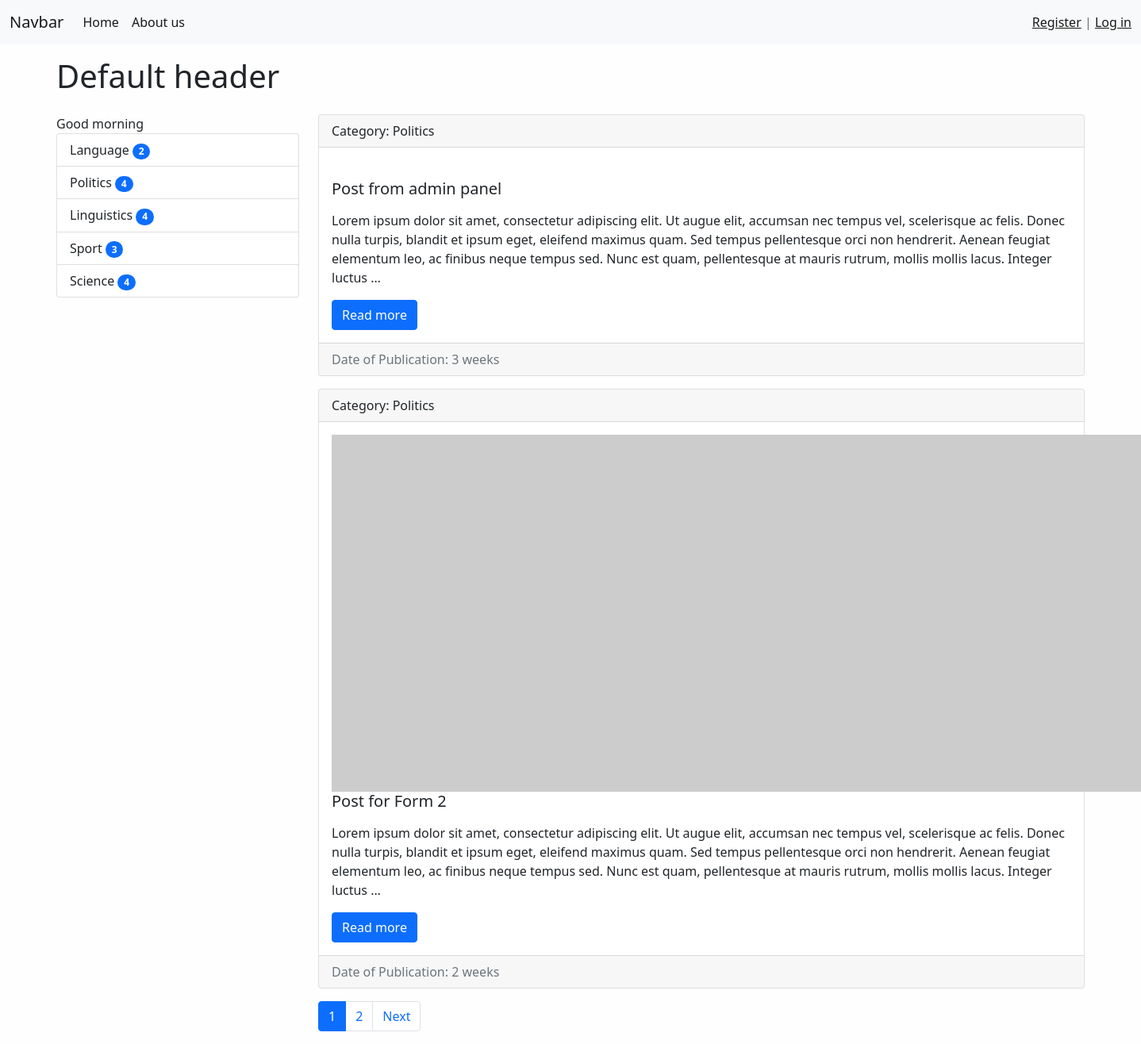
The app's page /category/2/ with its own data.
### article/models.py (models this page shows, shortened)
class Category(models.Model):
    objects = None
    title = models.CharField(max_length=150, db_index=True, verbose_name='Category')
    def get_absolute_url(self):
        return reverse('category', kwargs={"cat_id": self.pk})
    def __str__(self):
        return self.title
    class Meta:
        verbose_name = 'Category'
        verbose_name_plural = 'Categories'

class Article(models.Model):
    title = models.CharField(max_length=150, db_index=True, verbose_name='Title')
    content = models.TextField(blank=True, verbose_name='Post content')
    created_date = models.DateTimeField(auto_now_add=True, verbose_name='Date of publication')
    updated_date = models.DateTimeField(auto_now=True, verbose_name='Last update')
    photo = models.ImageField(upload_to="img/%Y/%m/", verbose_name='Image', blank=True)
    is_published = models.BooleanField(default=True, verbose_name='Posted')
    category = models.ForeignKey('Category', on_delete=models.PROTECT, verbose_name="Category")
    views = models.IntegerField(default=0)
    def get_absolute_url(self):
        return reverse('post', kwargs={"pk": self.pk})
    class Meta:
        verbose_name = 'article'
        verbose_name_plural = 'articles'
        ordering = ['created_date']

### article/views.py (the view)
# urls.py: path('category/<int:cat_id>/', ArticleByCat.as_view(), name='category'),
class ArticleByCat(MyMixin, ListView):
    model = Article
    template_name = 'article/category.html'
    context_object_name = 'post_k'
    allow_empty = False
    paginate_by = 2
    def get_context_data(self, *, object_list=None, **kwargs):
        context = super().get_context_data(**kwargs)
        context['title'] = self.get_upper(Category.objects.get(pk=self.kwargs['cat_id']))
        return context
    def get_queryset(self):
        return Article.objects.filter(category_id=self.kwargs['cat_id'], is_published=True).select_related('category')

### article/templatetags/article_tags.py (called while the page is built)
@register.simple_tag()
def get_categories():
    return Category.objects.all()

@register.inclusion_tag("article/list_categories.html")
def display_categories(arg1="Hello", arh2="There"):
    categories = Category.objects.annotate(cnt=Count('article', filter=F('article__is_published'))).filter(cnt__gt=0)
    return {"cats": categories, "arg1": arg1, "arh2": arh2}

### article/utils.py (called while the page is built)
	def get_upper(self, s):
		if isinstance(s, str):
			return s.upper()
		else:
			return s.title.upper()

### article/templates/article/category.html (shortened to what this page needs)
{% extends 'base.html' %}
{% block sidebar %}
    {% include 'inc/_sidebar.html' %}
{% endblock sidebar %}
{% block content%}
            {%for item in post_k%}
            <div class="card mb-3">
              <div class="card-header">
                  Category: {{ item.category}}
              </div>
              <div class="card-body">
                  <div class="media">
                      <div class="media-body">
                      {% if item.photo %}
                        <img src="{{ item.photo.url }}" alt="" width="450" class="mr-3">
                      {% else %}
                        <img src="https://picsum.photos/id/1084/450/300?grayscale" alt="" class="mr-3">
                      {% endif %}
                          <h5 class="card-title">{{item.title}}</h5>
                          <p class="card-text">{{item.content|safe|linebreaks|truncatewords:55}}</p>
                          <a href="{{ item.get_absolute_url}}" class="btn btn-primary">Read more</a>
                      </div>
                  </div>
              </div>
              <div class="card-footer text-muted">
                 Date of Publication: {{item.created_date |timesince}}
              </div>
            </div>
            {%endfor%}
{% endblock content%}

### article/templates/article/list_categories.html
<div class="list-group">
    {{ arg1 }}
        {% for cat in cats %}
        {% if cur_cat == cat.pk%}
            <a
                href="{{ cat.get_absolute_url }}" class="list-group-item list-group-item-action active" aria-current="true">{{cat.title}}
                <span class="badge bg-primary rounded-pill">{{cat.cnt}}</span>
            </a>
        {% else %}
            <a
                href="{{ cat.get_absolute_url }}" class="list-group-item list-group-item-action" aria-current="true">{{cat.title}}
                <span class="badge bg-primary rounded-pill">{{cat.cnt}}</span>
            </a>
        {%endif%}
        {%endfor%}
</div>

### land_of_lang/static/css/style.css (style rules this page uses)
body { background-color: #fefefe; }

### records on screen
Category: title "Language", cnt "2"
Category: title "Politics", cnt "4"
Category: title "Linguistics", cnt "4"
Category: title "Sport", cnt "3"
Category: title "Science", cnt "4"
Article: category "Politics", title "Post from admin panel", content "Lorem ipsum dolor sit amet, consectetur adipiscing elit. Ut augue elit, accumsan nec tempus vel, scelerisque ac felis. Donec nulla turpis, blandit et ipsum eget, eleifend maximus quam. Sed tempus pellentesque orci non hendrerit. Aenean feugiat elementum leo, ac finibus neque tempus sed. Nunc est quam, pellentesque at mauris rutrum, mollis mollis lacus. Integer luctus …", created_date "3 weeks"
Article: category "Politics", title "Post for Form 2", content "Lorem ipsum dolor sit amet, consectetur adipiscing elit. Ut augue elit, accumsan nec tempus vel, scelerisque ac felis. Donec nulla turpis, blandit et ipsum eget, eleifend maximus quam. Sed tempus pellentesque orci non hendrerit. Aenean feugiat elementum leo, ac finibus neque tempus sed. Nunc est quam, pellentesque at mauris rutrum, mollis mollis lacus. Integer luctus …", created_date "2 weeks"

### other values on screen
{{ arg1 }} "Good morning"
{{ p }} "1"
{{ p }} "2"
